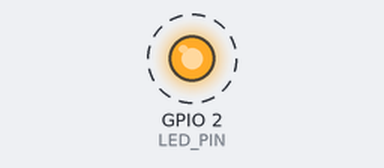
Bench run of a program on a simulated ESP32. Shown: output pins drawn as LEDs (lit = HIGH). Dashed ring = blinking. What the program prints to the serial monitor is not drawn.

Above: at 0.6 s.
Timing chart, 0 to 5.4 s (numbered marks = the images above):
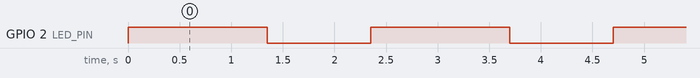

The program:

main.cpp
```cpp
#include <Arduino.h>
#include "esp_sleep.h"

// Question 3.2.2 : meme clignotement, light sleep pendant la phase eteinte (exemple du cours, diapo 43)
#define PREFIX "[Binome 27 - VAZQUEZ & FEUYANG] "
#define uS_TO_mS_FACTOR 1000ULL
#define LED_PIN 2
#define T_ON  1350
#define T_OFF 650

void setup() {
  Serial.begin(115200);
  pinMode(LED_PIN, OUTPUT);
  Serial.println(PREFIX "Mode light sleep");
  esp_sleep_enable_timer_wakeup(T_OFF * uS_TO_mS_FACTOR);
}

void loop() {
  digitalWrite(LED_PIN, HIGH);
  delay(T_ON);                 // carte active, LED allumee
  digitalWrite(LED_PIN, LOW);
  Serial.println(PREFIX "Dodo");
  Serial.flush();
  esp_light_sleep_start();     // carte endormie, LED eteinte
}
```

Measured:
- by itself, GPIO 2 (LED_PIN): alternates HIGH for 1.4 s and LOW for 1.0 s
